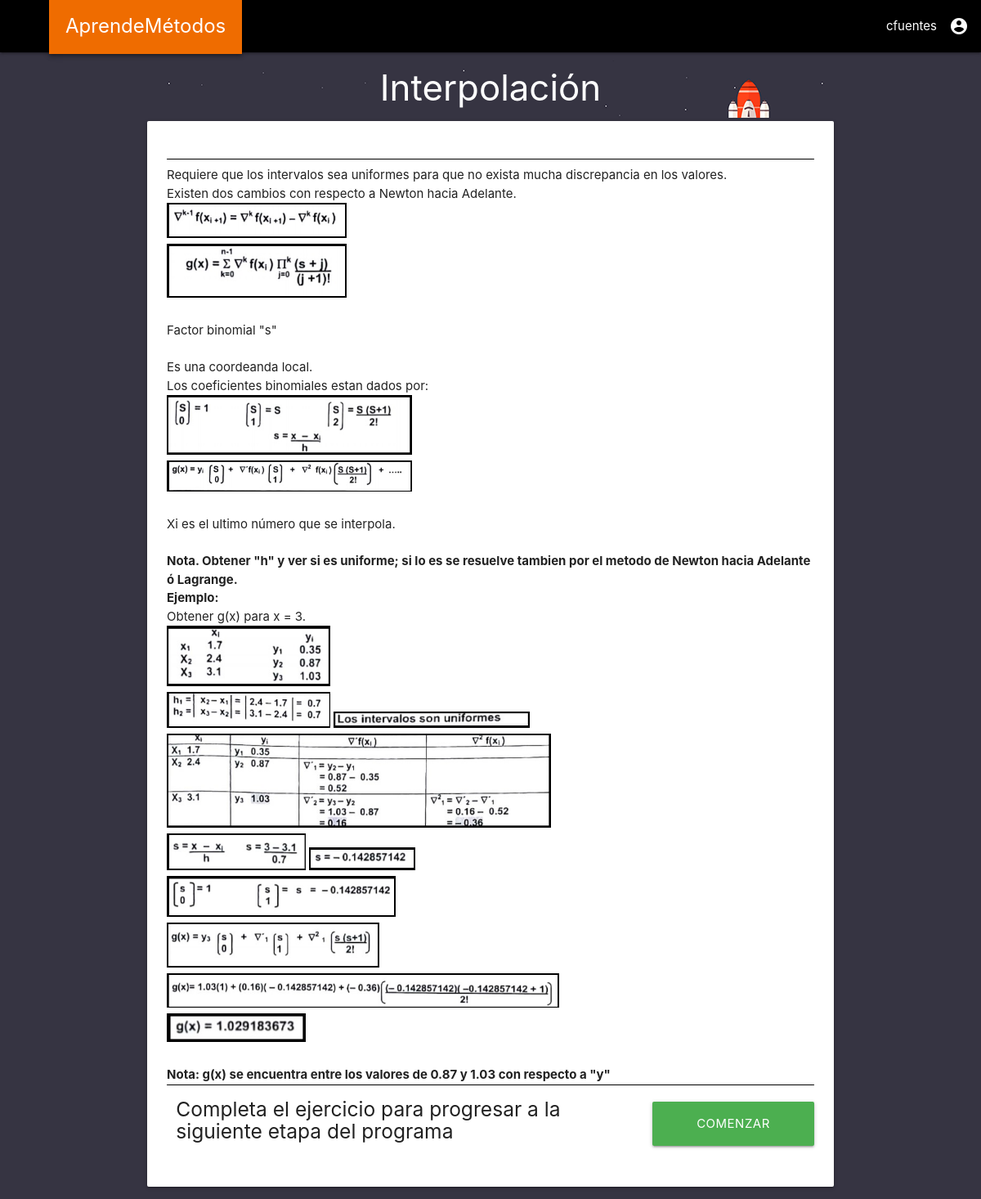
The app's page /preface_newton_hacia_atras/ (signed in), older data.
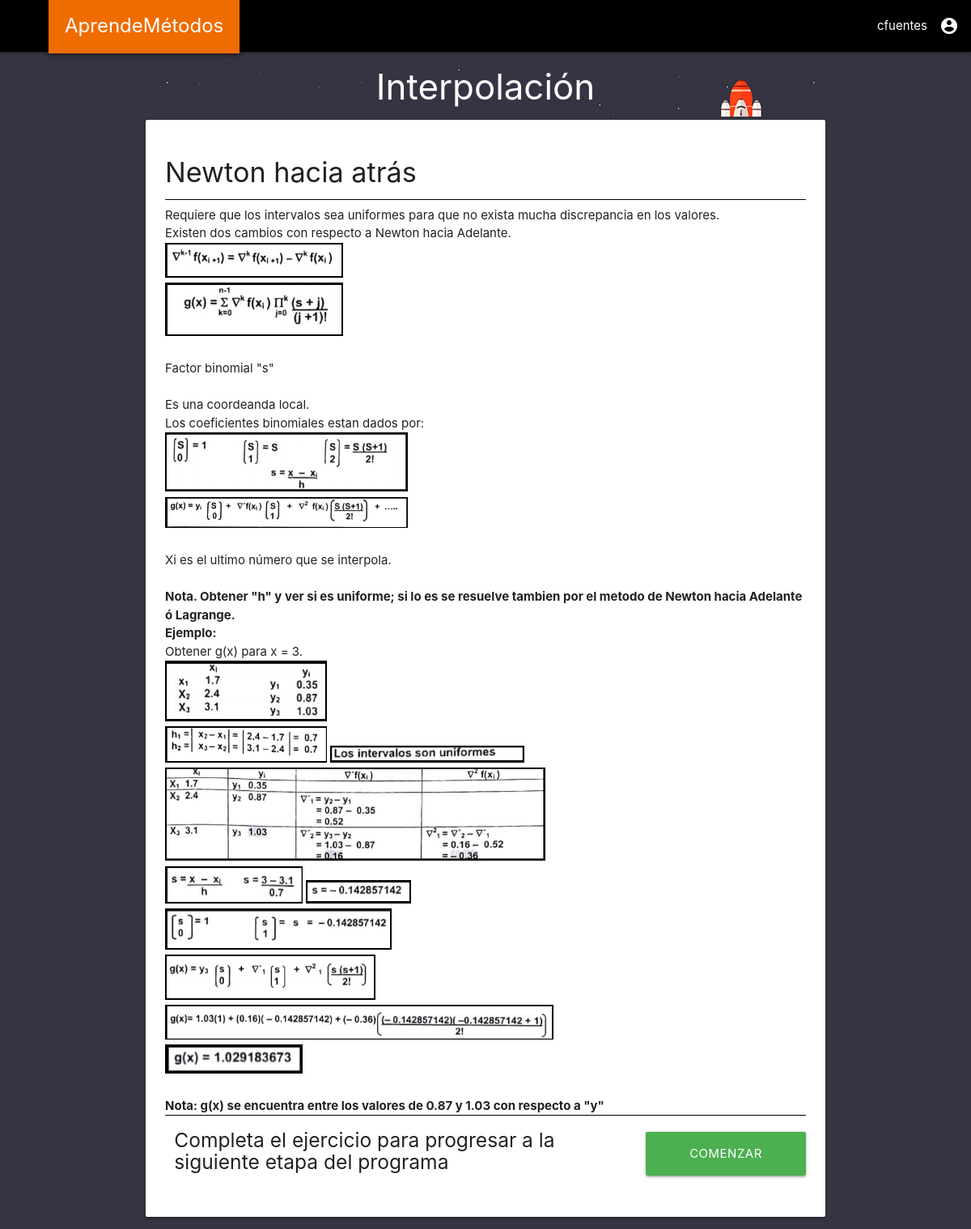
The same page, newer data.
### gainspend/models.py (models this page shows)
class Method(models.Model):
    field_id = models.IntegerField(db_column='_id', primary_key=True, blank=True)
    name = models.TextField(blank=True, null=True)
    is_subject = models.BooleanField(blank=True, null=True)
    preface_name = models.TextField(blank=True, null=True)

### gainspend/views/interpolacion.py (the view)
# urls.py: path('preface_newton_hacia_atras/',views.preface_newton_hacia_atras, name='preface_newton_hacia_atras'),
@login_required
def preface_newton_hacia_atras(request):
    method = Method.objects.filter(name="Newton hacia atrás").first()
    context = {
        "method": method
    }
    return render(request, 'gainspend/pages/preface_newton_hacia_atras.html', context)

### gainspend/templates/gainspend/pages/preface_newton_hacia_atras.html (shortened to what this page needs)
{% extends "../base/base_main.html" %}
{% load humanize %}
{% load static %}
{% block content_center %}
<div class="container">
  <div class="preface_title" style="background-image: url({% static 'images/32.png' %})">
    <div class="card-title">
      <h3 style ="margin:0px;">Interpolación</h3>
    </div>
  </div>
  <div class="card">
    <div class="card-content">
      <div class="card-title" style="border-bottom:1px solid black;">
        <h4>{{ method.name }}</h4>
      </div>
      <div class="preface_content">
        Requiere que los intervalos sea uniformes para que no exista mucha discrepancia en los valores.
        <P>  Existen dos cambios con respecto a Newton hacia Adelante.</P>
        <img src ="{% static 'preface_images\NHA1.jpg' %}"width="220"/>
        <br><img src ="{% static 'preface_images\NHA2.jpg' %}"width="220"/>
        <br><br> Factor binomial "s"
        <br><br> Es una coordeanda local.
        <P> Los coeficientes binomiales estan dados por:</P>
        <img src ="{% static 'preface_images\NHA3.jpg' %}"width="300"/>
        <br> <img src ="{% static 'preface_images\NHA4.jpg' %}"width="300"/>
        <br><br> Xi es el ultimo número que se interpola.
        <br><br> <b>Nota. Obtener "h" y ver si es uniforme; si lo es se resuelve tambien por el metodo de Newton hacia Adelante ó Lagrange. </b>
        <p> <b>Ejemplo:</b>
          <br> Obtener g(x) para x = 3. </p>
          <img src ="{% static 'preface_images\NHA5.jpg' %}"width="200"/>
          <br><img src ="{% static 'preface_images\NHA6.jpg' %}"width="200"/>
          <img src ="{% static 'preface_images\NHA7.jpg' %}"width="240"/>
          <br><img src ="{% static 'preface_images\NHA8.jpg' %}"width="470"/>
          <br><img src ="{% static 'preface_images\NHA9.jpg' %}"width="170"/>
          <img src ="{% static 'preface_images\NHA10.jpg' %}"width="130"/>
          <br><img src ="{% static 'preface_images\NHA11.jpg' %}"width="280"/>
          <br><img src ="{% static 'preface_images\NHA12.jpg' %}"width="260"/>
          <br><img src ="{% static 'preface_images\NHA13.jpg' %}"width="480"/>
          <br><img src ="{% static 'preface_images\NHA14.jpg' %}"width="170"/>
          <br><br> <b> Nota: g(x) se encuentra entre los valores de 0.87 y 1.03 con respecto a "y" </b>
        </div>
      <div class="start_excercise_box">
        <div class="row">
          <div class="col s12 m9">
            <h5>Completa el ejercicio para progresar a la siguiente etapa del programa</h5>
          </div>
          <a href="/preface_{{ method.preface_name }}/excercise">
            <div class="col s12 m3 btn btn-large green" style="margin-top:20px;">
              Comenzar
            </div>
          </a>
        </div>
      </div>
    </div>
  </div>
</div>
{% endblock content_center %}

Row changes from the older to the newer data that the page shows:
now on this page (row edited): Method: name "Newton hacia atrás"
